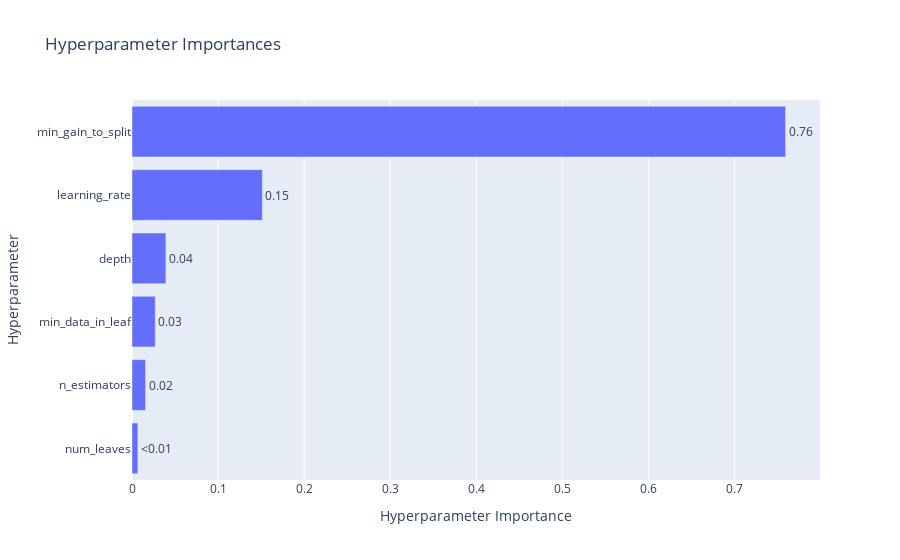

The notebook cell this image was saved under:
### Code cell
p_importance_feat_eng = optuna.visualization.plot_param_importances(study_feat_eng)
p_importance_feat_eng.show()

### Figure 1 — Plotly figure (JSON) as saved in the notebook; plotly's stock layout.template omitted (floating-point values rounded to 4 significant figures)
{"data": [{"cliponaxis": false, "hovertemplate": ["num_leaves (IntDistribution): 0.006807413777240513<extra></extra>", "n_estimators (IntDistribution): 0.015829808360601296<extra></extra>", "min_data_in_leaf (IntDistribution): 0.027038060914662817<extra></extra>", "depth (IntDistribution): 0.03939047883547456<extra></extra>", "learning_rate (FloatDistribution): 0.151460906653303<extra></extra>", "min_gain_to_split (FloatDistribution): 0.7594733314587176<extra></extra>"], "name": "Objective Value", "orientation": "h", "text": ["<0.01", "0.02", "0.03", "0.04", "0.15", "0.76"], "textposition": "outside", "type": "bar", "x": [0.006807, 0.01583, 0.02704, 0.03939, 0.1515, 0.7595], "y": ["num_leaves", "n_estimators", "min_data_in_leaf", "depth", "learning_rate", "min_gain_to_split"]}], "layout": {"title": {"text": "Hyperparameter Importances"}, "xaxis": {"title": {"text": "Hyperparameter Importance"}}, "yaxis": {"title": {"text": "Hyperparameter"}}}}
